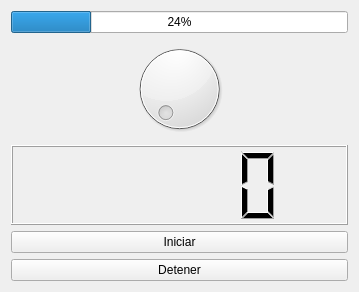
<?xml version="1.0" encoding="UTF-8"?>
<ui version="4.0">
 <class>Widget</class>
 <widget class="QWidget" name="Widget">
  <property name="geometry">
   <rect>
    <x>0</x>
    <y>0</y>
    <width>359</width>
    <height>292</height>
   </rect>
  </property>
  <property name="windowTitle">
   <string>Widget</string>
  </property>
  <layout class="QVBoxLayout" name="verticalLayout">
   <item>
    <widget class="QProgressBar" name="progressBar">
     <property name="value">
      <number>24</number>
     </property>
    </widget>
   </item>
   <item>
    <widget class="QDial" name="dial"/>
   </item>
   <item>
    <widget class="QLCDNumber" name="lcdNumber"/>
   </item>
   <item>
    <widget class="QPushButton" name="Iniciar">
     <property name="text">
      <string>Iniciar</string>
     </property>
    </widget>
   </item>
   <item>
    <widget class="QPushButton" name="Detener">
     <property name="text">
      <string>Detener</string>
     </property>
    </widget>
   </item>
  </layout>
 </widget>
 <resources/>
 <connections/>
</ui>
